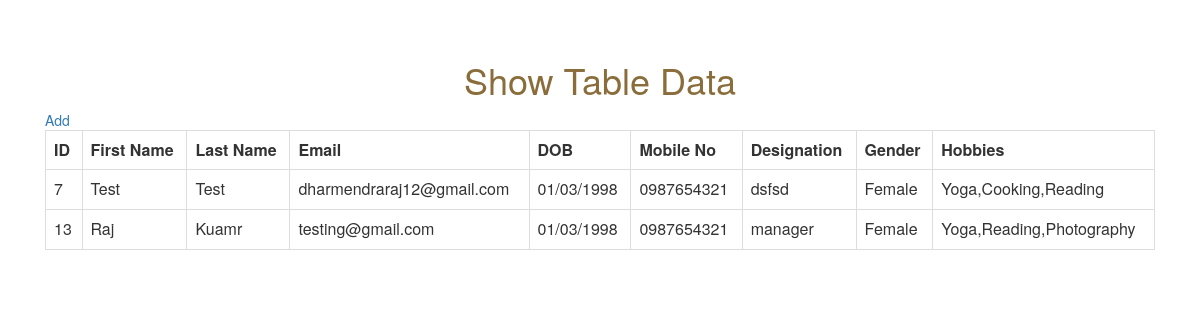
The page / on the database its author committed.
### tables this page shows
CREATE TABLE `user_info` (
  `id` int(11) NOT NULL,
  `first_name` varchar(50) NOT NULL,
  `last_name` varchar(50) NOT NULL,
  `email` varchar(50) NOT NULL,
  `dob` varchar(50) NOT NULL,
  `mobile_num` varchar(50) NOT NULL,
  `designation` varchar(50) NOT NULL,
  `gender` varchar(50) NOT NULL,
  `hobbies` varchar(50) NOT NULL
);

### index.php (the view, shortened to what this page needs)
<!DOCTYPE/html>
<html>
<head>
    <link rel="stylesheet" href="https://maxcdn.bootstrapcdn.com/bootstrap/3.4.1/css/bootstrap.min.css">
</head>
<body>
    <div class="container">
	<div class="col-lg-12">
	    <br><br>
		<h1 class="text-warning text-center">Show Table Data</h1>
		<a href="register.php">Add</a>
		<br>
		<table class="table table-script table-hover table-bordered">
		    <tr>
				<th>ID</th>
			    <th>First Name</th>
				<th>Last Name</th>
				<th>Email</th>
				<th>DOB</th>
				<th>Mobile No</th>
				<th>Designation </th>
				<th>Gender</th>
				<th>Hobbies</th>
			</tr>
	<?php
            include'connection.php';
	        $q="select * from user_info";
	        $result=mysqli_query($conn,$q);
			while($res=mysqli_fetch_array($result)){
				$hobbies= json_decode($res['hobbies']);
    ?>
			<tr>
			    <td><?php echo $res['id'];?></td>
			    <td><?php echo $res['first_name'];?></td>
				<td><?php echo $res['last_name'];?></td>
		        <td><?php echo $res['email'];?></td>
				<td><?php echo $res['dob'];?></td>
				<td><?php echo $res['mobile_num'];?></td>
				<td><?php echo $res['designation'];?></td>
		        <td><?php echo $res['gender'];?></td>
				<td><?php echo implode(',', $hobbies); ?></td>
			</tr>
			<?php
			}
			?>
		</table>
	</div>
	</div>
</body>
</html>

### rows shown on the page
user_info: id "7", first_name "Test", last_name "Test", email "dharmendraraj12@gmail.com", dob "01/03/1998", mobile_num "0987654321", designation "dsfsd", gender "Female", hobbies "Yoga,Cooking,Reading"
user_info: id "13", first_name "Raj", last_name "Kuamr", email "testing@gmail.com", dob "01/03/1998", mobile_num "0987654321", designation "manager", gender "Female", hobbies "Yoga,Reading,Photography"
